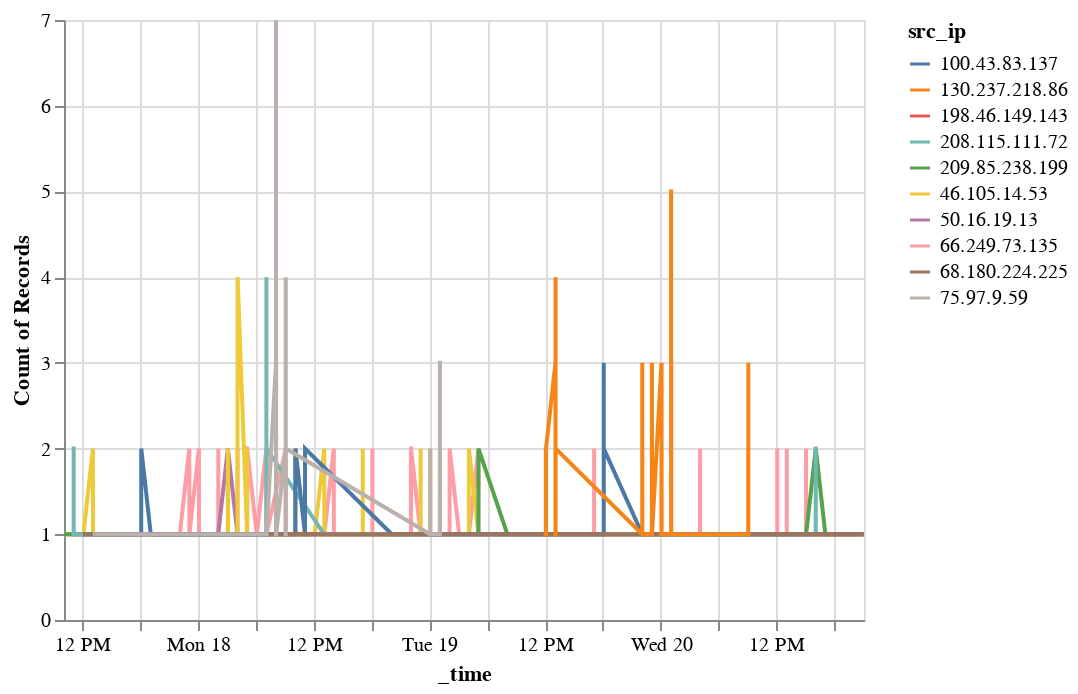

Notebook source saved alongside this figure:
### Code cell
alt.Chart(top_10_visits) \
.mark_line() \
.encode(x="_time:T", y="count(http_status):N", color="src_ip")

### Figure 1 — Vega-Lite specification as saved in the notebook (floating-point values rounded to 4 significant figures; data arrays with more than 128 entries replaced by an {"elided": "..."} marker saying what was removed)
{"config": {"view": {"continuousWidth": 400, "continuousHeight": 300}}, "data": {"name": "data-3c3f0b1d49dcff0e1f939027d80cb8cd"}, "mark": "line", "encoding": {"color": {"field": "src_ip", "type": "nominal"}, "x": {"field": "_time", "type": "temporal"}, "y": {"aggregate": "count", "field": "http_status", "type": "nominal"}}, "$schema": "https://vega.github.io/schema/vega-lite/v4.17.0.json", "datasets": {"data-3c3f0b1d49dcff0e1f939027d80cb8cd": {"elided": "2039 records"}}}
